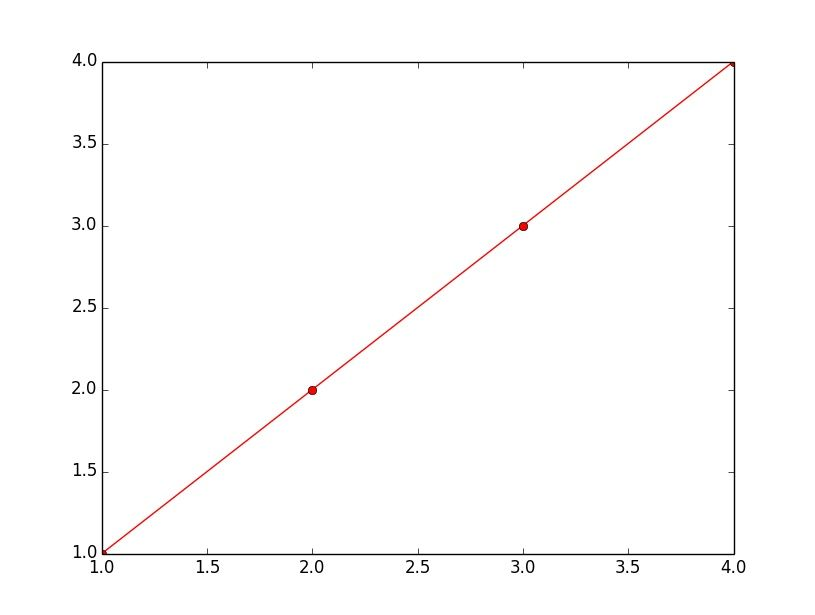

Generate this figure with Python:
# -*- coding: utf-8 -*-
import matplotlib.pyplot as plt

def main():
    x = [1,2,3,4]                       # xの値
    y = [1,2,3,4]                       # yの値
    plt.plot(x,y,"-o",color="#ff0000")  # 直線を引く
    plt.show()                          # グラフ表示

if __name__ == '__main__':
    main()
